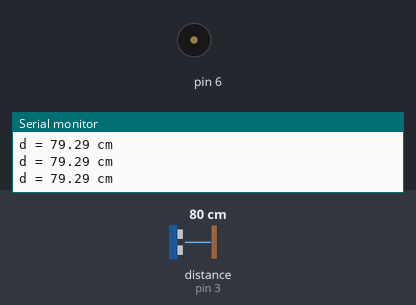
Recording of a sketch running on a simulated Arduino Uno, built with avr-gcc and run on an emulated ATmega328P. Parts: buzzer (waves = sounding), the last lines printed to the serial monitor. The inputs (shaded band) are chosen by the test bench; at power-on: distance to the obstacle (sensor on pin 3) 80 cm. The echo pulse lasts 58.3 µs per cm.

Above: at 1.3 s.
1.4 s: distance to the obstacle (sensor on pin 3) set to 7 cm
At 1.72 s:
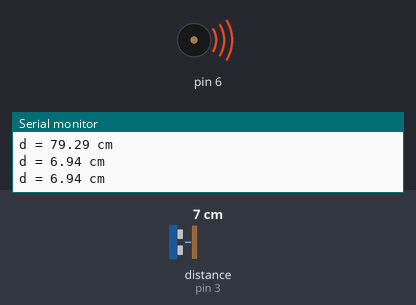
4.4 s: distance to the obstacle (sensor on pin 3) set to 4 cm
At 5.4 s:
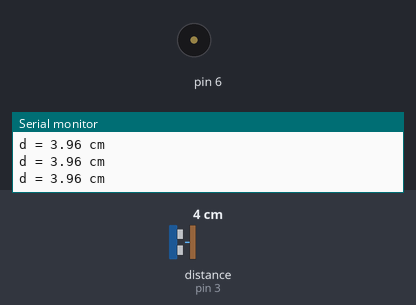
5.9 s: distance to the obstacle (sensor on pin 3) set to 9 cm
At 6.2 s:
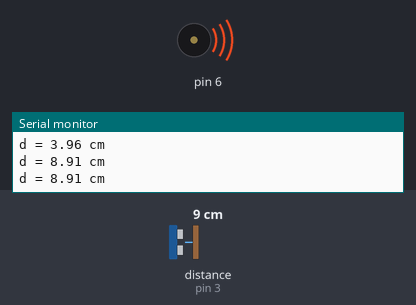
8.9 s: distance to the obstacle (sensor on pin 3) set to 2 cm
At 9.6 s:
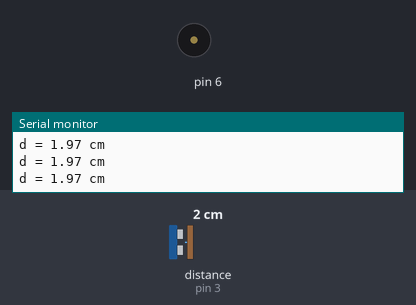
Timing chart, 0 to 11.4 s (numbered marks = the images above; inputs shaded):
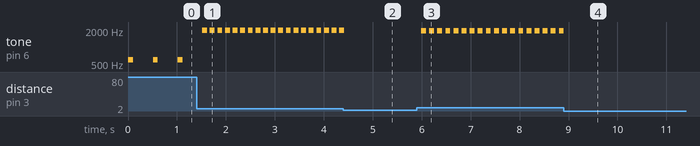

The sketch:

Zadatak5.2.ino
```cpp
void setup() {
  Serial.begin(9600);
  pinMode(2, OUTPUT);
  pinMode(3, INPUT);
  pinMode(6, OUTPUT);
}

void loop() {
  digitalWrite(2, LOW);
  delayMicroseconds(2);
  digitalWrite(2, HIGH);
  delayMicroseconds(10);
  digitalWrite(2, LOW);

  long t = pulseIn(3, HIGH, 30000);
  float d = t * 0.034 / 2;

  Serial.print("d = ");
  Serial.print(d);
  Serial.println(" cm");

  if (t > 0 && d >= 5 && d <= 100) {
    int f = map(d, 5, 100, 2000, 200);
    int pauza = map(d, 5, 100, 50, 500);

    tone(6, f, 100);
    delay(100 + pauza);
  } else {
    noTone(6);
    delay(100);
  }
}
```

Measured:
- the behaviour switches between 6 and 5 cm on distance to the obstacle (sensor on pin 3) (found by bisection; images 1 and 2)
- after the input at 1.4 s, tone on pin 6: alternates 1982 Hz for 0.10 s and silent for 0.06 s, starting after 0.12 s
- after the input at 4.4 s, tone on pin 6: goes on until 4.4 s, then stays silent
- after the input at 5.9 s, tone on pin 6: alternates 1944 Hz for 0.10 s and silent for 0.07 s, starting after 0.09 s
- after the input at 8.9 s, tone on pin 6: goes on until 8.9 s, then stays silent
- by itself, tone on pin 6: alternates 598 Hz for 0.10 s and silent for 0.41 s
